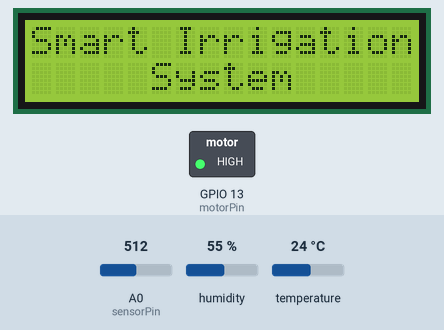
Recording of a sketch running on a simulated ESP8266 (NodeMCU). Parts: 16×2 character LCD, switched loads named in the sketch (green lamp = pin HIGH). The test bench sets the inputs (shaded band); at power-on: A0 (sensorPin) = 512, humidity 55 %, temperature 24 °C. WiFi joins after 1.5 s; servers stay silent unless stated; what the sketch prints to the serial monitor is not drawn.

Above: at 0.1 s.
At 16.7 s:
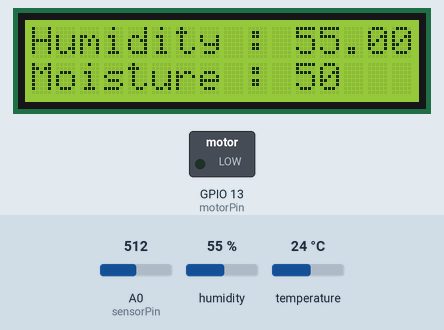
Timing chart, 0 to 18.2 s (numbered marks = the images above):
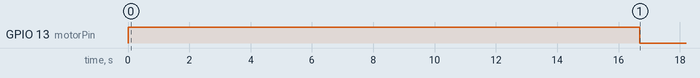

Measured:
- by itself, GPIO 13 (motorPin): HIGH → LOW at 16.7 s

The sketch:

IOT_project_code_MRECT.ino
```cpp
/*
 * This code shows how to monitor moisture level of plant along
   with other envirnmental variables like humidity and temperature

   App project setup:
     Humidity and Temperature readings are taken from DHT11 sensor
     DHT11 pin is attached to D4 of Nodemcu
     Soil Moisture sensor is attached to A pin of Nodemcu
     Water pump is attached to D8 for watering the plants

*/

#include <ThingSpeak.h>  //To connect our thingspeak channel with the esp8266 through this code.
#include <ESP8266WiFi.h>  // To connect the esp with internet
#include <DHT.h>
#include <Wire.h>
 #include <LiquidCrystal_I2C.h>
 LiquidCrystal_I2C lcd(0x27,16,2);

//---------------------Enter wifi credentials -----------------//
const char* ssid     = "project";    //Name of your wifi network
const char* password = "project07";  // Wifi password

/* Change these values based on your calibration values */
int soilWet = 65;        // Define max value we consider soil 'wet'
int soilDry = 35;        // Define min value we consider soil 'dry'

#define sensorPin A0     //connect the sensor to analog pin of esp8266
#define motorPin 13
float Humidity = 0.0 ;
float Temperature = 0.0 ;


//---------------------Channel Details--------------------//
unsigned long Channel_ID =  2506568; // Channel ID
const char *WriteAPIKey = "27XIHEIC2S6QZX01"; // Your write API Key
WiFiClient  client;

#define DHTPIN 2              //D4 pin
#define DHTTYPE DHT11
DHT dht(DHTPIN, DHTTYPE);
long delayStart = millis();   // start delay

void setup() {
   pinMode(motorPin, OUTPUT);
   digitalWrite(motorPin, HIGH);
   Serial.begin(9600);
   Serial.println();
   Serial.print("Connecting to ");
   Serial.println(ssid);
   lcd.begin();
   lcd.backlight();
   lcd.setCursor(0,0);
   lcd.print("Smart Irrigation" );
   lcd.setCursor(0,1);
   lcd.print("     System" );
   WiFi.begin(ssid, password);  // Connecting esp to wifi
   while (WiFi.status() != WL_CONNECTED)  //This loop will work untill esp connects to the wifi
   {
   delay(500);
   Serial.print(".");
   }
   ThingSpeak.begin(client);       //The client here is esp8266
  delay(1000);
  lcd.clear();
  }


void loop() {
  Humidity = dht.readHumidity();
  Temperature = dht.readTemperature();
  Serial.print("Humidity : ");
  Serial.println(Humidity);
  Serial.print("Temperature :");
  Serial.println(Temperature);
  delay(1000);
   //get the reading from the function below and print it
  int moisture = analogRead(sensorPin);    //Read the analog values
  moisture = map(moisture, 0, 1024, 100, 0);
  Serial.print("Soil moisture: ");  //Print the analog values
  Serial.println(moisture);
  if ((millis() - delayStart) >= 15000) {
  ThingSpeak.writeField(Channel_ID,1,Humidity, WriteAPIKey);
  ThingSpeak.writeField(Channel_ID,2,Temperature, WriteAPIKey);
  ThingSpeak.writeField(Channel_ID,3,moisture, WriteAPIKey);
  lcd.setCursor(0,0);
  lcd.print("Humidity : ");
  lcd.print(Humidity);
  lcd.setCursor(0,1);
  lcd.print("Moisture : ");
  lcd.print(moisture);
  // Determine status of our soil using the values already defined for wet and dry soil
if (moisture > soilWet)
{
  Serial.println("Status: Soil is too wet");
  digitalWrite(motorPin, LOW); // Turn off motor when soil is too wet
  ThingSpeak.writeField(Channel_ID, 4, false, WriteAPIKey); // Update ThingSpeak with motor off status
}
else if (moisture <= soilWet && moisture > soilDry)
{
  Serial.println("Status: Soil moisture is perfect");
  digitalWrite(motorPin,LOW); // Keep motor off when soil moisture is perfect
  ThingSpeak.writeField(Channel_ID, 4, false, WriteAPIKey); // Update ThingSpeak with motor off status
}
else
{
  Serial.println("Status: Soil is too dry - starting motor");
  digitalWrite(motorPin, HIGH); // Turn on motor when soil is too dry
  lcd.clear();
  lcd.setCursor(0,0);
  lcd.print("Watering...");
  delay(2000); // Wait for 5 seconds (adjust as needed)
  digitalWrite(motorPin, LOW); // Turn off motor after watering
  lcd.clear();
  ThingSpeak.writeField(Channel_ID, 4, true, WriteAPIKey); // Update ThingSpeak with motor on status
}

delay(500);                // Take a reading every  half a second for testing
Serial.println();          // Normally you should take reading perhaps once or twice a day

  }}
```
